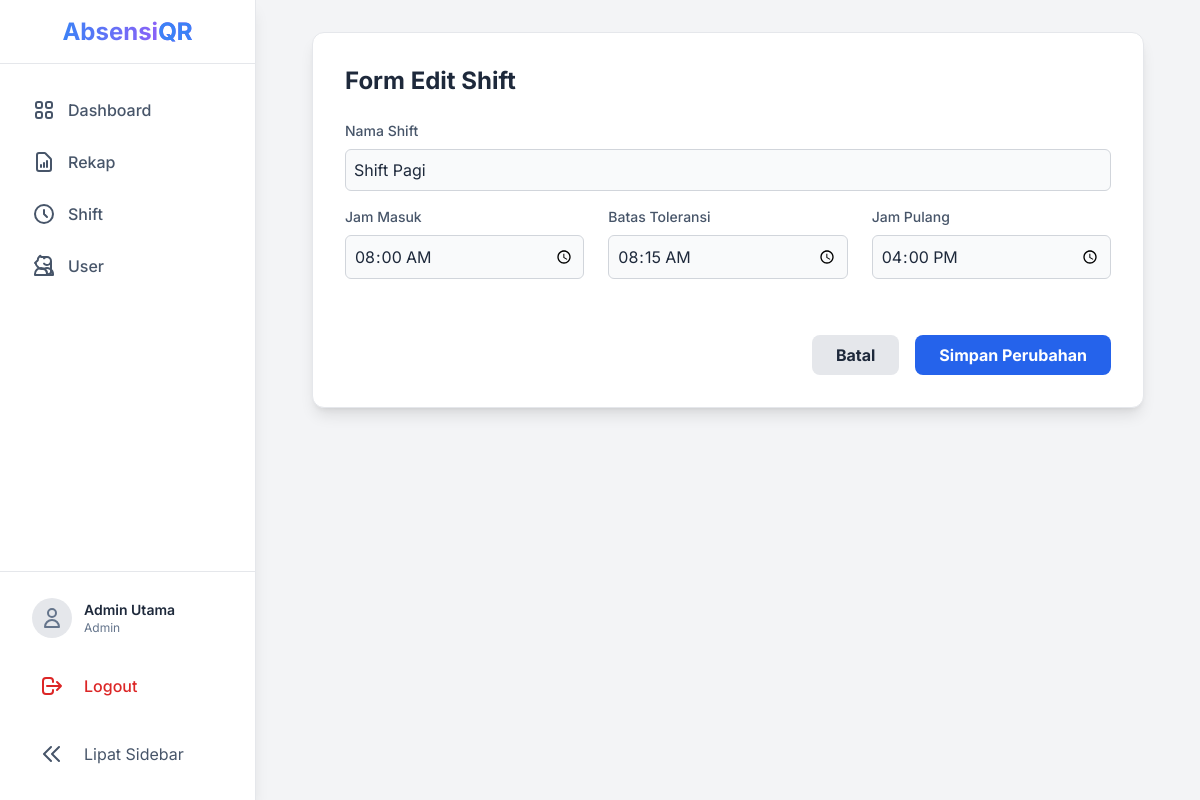
Screenshot of /src/admin/edit_shift.php?id=1 (signed in) with the database file from the repository.
### tables this page shows
CREATE TABLE `shifts` (
  `id` int(11) NOT NULL,
  `nama_shift` varchar(50) NOT NULL,
  `jam_masuk` time NOT NULL,
  `batas_jam_masuk` time NOT NULL,
  `jam_pulang` time NOT NULL
);

### src/admin/edit_shift.php (the view, shortened to what this page needs)
<?php
require_once __DIR__ . '/../layouts/header.php';
$shift_id = $_GET['id'];
$stmt = $conn->prepare("SELECT * FROM shifts WHERE id = ?");
$stmt->bind_param("i", $shift_id);
$stmt->execute();
$result = $stmt->get_result();
$shift = $result->fetch_assoc();
?>
<div class="max-w-4xl mx-auto py-8 sm:px-6 lg:px-8">
    <div class="bg-white p-8 rounded-xl shadow-lg border border-gray-200">
        <h1 class="text-2xl font-bold mb-6 text-slate-800">Form Edit Shift</h1>
        <form action="proses_shift.php" method="POST">
            <div class="mb-4">
                <label for="nama_shift" class="block text-slate-600 text-sm font-medium mb-2">Nama Shift</label>
                <input type="text" id="nama_shift" name="nama_shift" value="<?php echo htmlspecialchars($shift['nama_shift']); ?>" class="bg-gray-50 border border-gray-300 rounded-md w-full p-2" required>
            </div>
            <div class="grid grid-cols-1 md:grid-cols-3 gap-6">
                <div>
                    <label for="jam_masuk" class="block text-slate-600 text-sm font-medium mb-2">Jam Masuk</label>
                    <input type="time" id="jam_masuk" name="jam_masuk" value="<?php echo $shift['jam_masuk']; ?>" class="bg-gray-50 border border-gray-300 rounded-md w-full p-2" required>
                </div>
                <div>
                    <label for="batas_jam_masuk" class="block text-slate-600 text-sm font-medium mb-2">Batas Toleransi</label>
                    <input type="time" id="batas_jam_masuk" name="batas_jam_masuk" value="<?php echo $shift['batas_jam_masuk']; ?>" class="bg-gray-50 border border-gray-300 rounded-md w-full p-2" required>
                </div>
                <div>
                    <label for="jam_pulang" class="block text-slate-600 text-sm font-medium mb-2">Jam Pulang</label>
                    <input type="time" id="jam_pulang" name="jam_pulang" value="<?php echo $shift['jam_pulang']; ?>" class="bg-gray-50 border border-gray-300 rounded-md w-full p-2" required>
                </div>
            </div>
            <div id="time-validation-error" class="text-red-600 text-sm mt-3 h-5"></div>
            <div class="mt-6 flex justify-end space-x-4">
                <a href="shifts.php" class="bg-gray-200 hover:bg-gray-300 text-slate-800 font-bold py-2 px-6 rounded-lg">Batal</a>
                <button type="submit" class="text-white font-bold py-2 px-6 rounded-lg transition-colors duration-200">Simpan Perubahan</button>
            </div>
        </form>
    </div>
</div>
<?php require_once __DIR__ . '/../layouts/footer.php'; ?>

### src/layouts/header.php (style rules this page uses)
body { font-family: 'Inter', sans-serif; }

### rows the page displays
shifts: nama_shift "Shift Pagi", jam_masuk "08:00:00", batas_jam_masuk "08:15:00", jam_pulang "16:00:00"

### other values shown
$_SESSION['nama_lengkap'] "Admin Utama"
$_SESSION['role'] "Admin"
